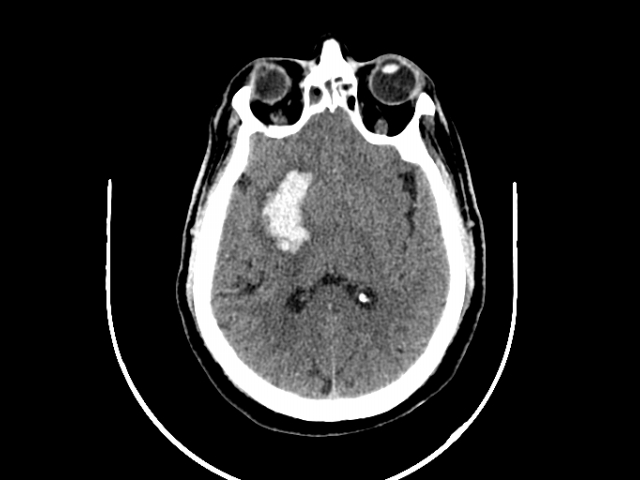
#> input picture b.JPEG, 640 x 480 px, given as the content of the folder C:/Users/Hp/Desktop/new paper/original_img, which was not available
$ python OnMulti.py   (older library calls are emulated)
#> lines starting #> are read from the running program, lines starting #| are printed output that depends on the picture; after the words box and inside, x2 and y2 are one past the last pixel; in counts of white or black regions, pixels touching at a corner belong together; pictures that were not available may be replaced by others from this repository, and a replacement may not be noted
import cv2,os,glob,sklearn,argparse,imutils,pywt,pywt.data
import numpy as np
from matplotlib import pyplot as plt
from math import log10, sqrt
from sklearn import metrics
from skimage.measure import compare_ssim


def PSNR(original, compressed):
    mse = np.mean((original - compressed) ** 2)
    if(mse == 0):  # MSE is zero means no noise is present in the signal .
                  # Therefore PSNR have no importance.
        return 100
    max_pixel = 255.0
    psnr = 20 * log10(max_pixel / sqrt(mse))
    return psnr

#READ IMAGES
img_dir = r"C:/Users/Hp/Desktop/new paper/original_img"
data_path = os.path.join(img_dir,'*g')
files = glob.glob(data_path)
data = []
for f1 in files:
    img = cv2.imread(f1,1)
#> img is the input picture: shape (480, 640, 3); min 0, max 255, mean 42.9
    data.append(img)

wave=[]
for f1 in files:
    img = cv2.imread(f1,0)
#> img: shape (480, 640); min 0, max 255, mean 42.9
    wave.append(img)
#APPLY
img_dir_c = r"C:/Users/Hp/Desktop/new paper/generated_img"
p=f'canny_img.jpg'
p=((img_dir_c+'/')+p)
cannylist=[]

p1='sobel_8u.jpg'
p1=((img_dir_c+'/')+p1)

p2='sobelx8u.jpg'
p2=((img_dir_c+'/')+p2)
sx8u=[]
s8u=[]

mae=[]
psnr=[]
ssi=[]

mae_c8=[]
psnr_c8=[]
ssi_c8=[]

mae_c64=[]
psnr_c64=[]
ssi_c64=[]

i=0
for f1 in data:
    #Canny APPLIED---------------------------------------------
    edges_Canny = cv2.cv2.Canny(f1,100,200)
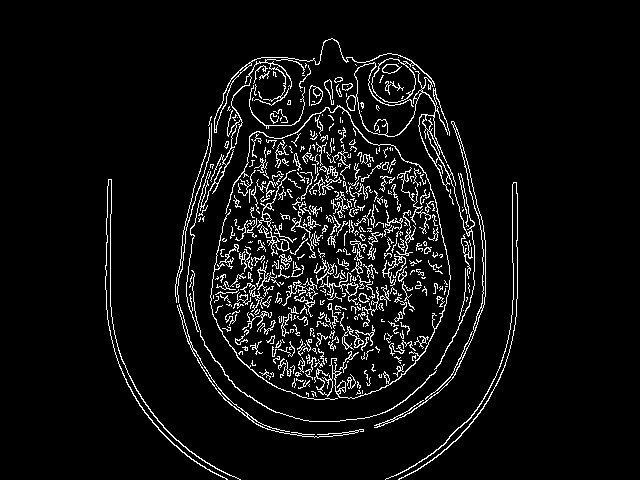
#> edges_Canny: shape (480, 640); 6.2% white in thin lines or dots, all inside (x1, y1, x2, y2) = (105, 38, 518, 480)

    #SOBEL APPLIED---------------------------------------------
    sobelx8u = cv2.Sobel(f1,cv2.CV_8U,1,0,ksize=1)

    #SOBEL64f APPLIED------------------------------------------
    sobelx64f = cv2.Sobel(f1,cv2.CV_64F,1,0,ksize=1)
    abs_sobel64f = np.absolute(sobelx64f)
    sobel_8u = np.uint8(abs_sobel64f)
    sobel_8u = cv2.Sobel(sobel_8u,cv2.CV_8U,1,0,ksize=1)
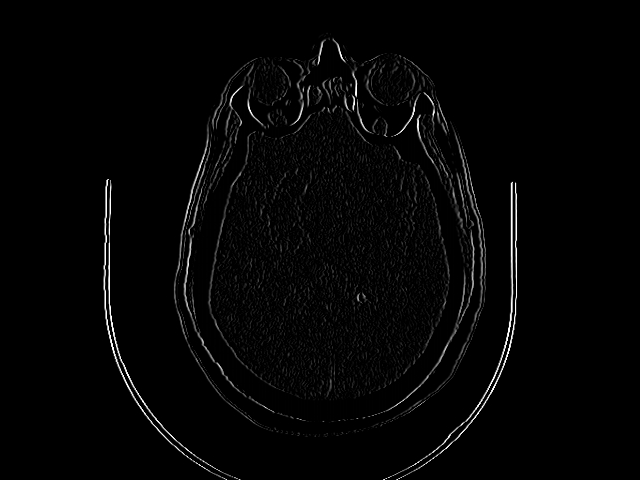
#> sobel_8u: shape (480, 640, 3); min 0, max 255, mean 4.9

    #append to list -------------------------------------------
    cannylist.append(edges_Canny)
    sx8u.append(sobelx8u)
    s8u.append(sobel_8u)

    #SAVE_IMAGE------------------------------------------------
    cv2.imwrite(p,cannylist[i])
    cv2.imwrite(p1,s8u[i])
    cv2.imwrite(p2,sx8u[i])

    #READ_IMAGE------------------------------------------------
    cannylist_img = cv2.imread(r"C:/Users/Hp/Desktop/new paper/generated_img/canny_img.jpg",0)
#> cannylist_img: shape (480, 640); min 0, max 255, mean 16
    s8u_img = cv2.imread(r"C:/Users/Hp/Desktop/new paper/generated_img/sobel_8u.jpg",0)
#> s8u_img: shape (480, 640); min 0, max 255, mean 5
    sx8u_img = cv2.imread(r"C:/Users/Hp/Desktop/new paper/generated_img/sobelx8u.jpg",0)
#> sx8u_img: shape (480, 640); min 0, max 255, mean 4.5

    '''#3D TO 2D------------------------------------------------- above change 0 to 1
    a1,a2,a3=cannylist_img.shape
    cannylist_img=cannylist_img.reshape(a1,(a2*3))

    b1,b2,b3=s8u_img.shape
    s8u_img=s8u_img.reshape(b1,(b2*3))

    b1,b2,b3=sx8u_img.shape
    sx8u_img=sx8u_img.reshape(b1,(b2*3))'''

    #Plot----------------------------------------------------
    plt.figure(figsize=(12, 3))

    plt.subplot(1,4,1),plt.imshow(f1,cmap = 'binary')
    plt.title('Original'), plt.xticks([]), plt.yticks([])
    plt.subplot(1,4,2),plt.imshow(edges_Canny,cmap = 'gray')
    plt.title('Canny'), plt.xticks([]), plt.yticks([])
    plt.subplot(1,4,3),plt.imshow(sobel_8u,cmap = 'gray')
    plt.title('Sobel 64f'), plt.xticks([]), plt.yticks([])
    plt.subplot(1,4,4),plt.imshow(sobelx8u,cmap = 'gray')
    plt.title('Sobel (normal)'), plt.xticks([]), plt.yticks([])
    plt.show()


    #CALCULATE ERRORS------------------------------------------


    # canny sobel64f
    value = PSNR(s8u_img, cannylist_img)
#> in PSNR, `mse = np.mean((original - compressed) ** 2)`: mse = 12.42
#> in PSNR, `psnr = 20 * log10(max_pixel / sqrt(mse))`: psnr = 37.19
#> value = 37.19
    psnr_c64.append(value)
    mae_c64.append(metrics.mean_absolute_error(s8u_img,cannylist_img))
    (score, diff) = compare_ssim(s8u_img, cannylist_img, full=True)
#> score = 0.667
    diff = (diff * 255).astype("uint8")
    ssi_c64.append(score*100)


    #canny sobel
    value = PSNR(sx8u_img, cannylist_img)
#> value = 37.25
    psnr_c8.append(value)
    mae_c8.append(metrics.mean_absolute_error(sx8u_img,cannylist_img))
    (score, diff) = compare_ssim(sx8u_img, cannylist_img, full=True)
#> score = 0.706
    diff = (diff * 255).astype("uint8")
    ssi_c8.append(score*100)


    #sobel sobel
    value = PSNR(s8u_img, sx8u_img)
#> value = 35.82
    psnr.append(value)
    mae.append(metrics.mean_absolute_error(s8u_img,sx8u_img))
    (score, diff) = compare_ssim(s8u_img,sx8u_img, full=True)
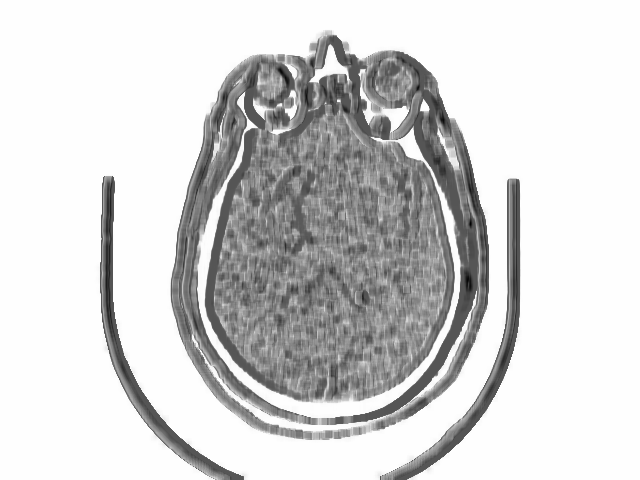
#> diff: shape (480, 640) float64; min -0.504, max 1, mean 0.743; drawn with min black and max white
#> score = 0.738
    diff = (diff * 255).astype("uint8")
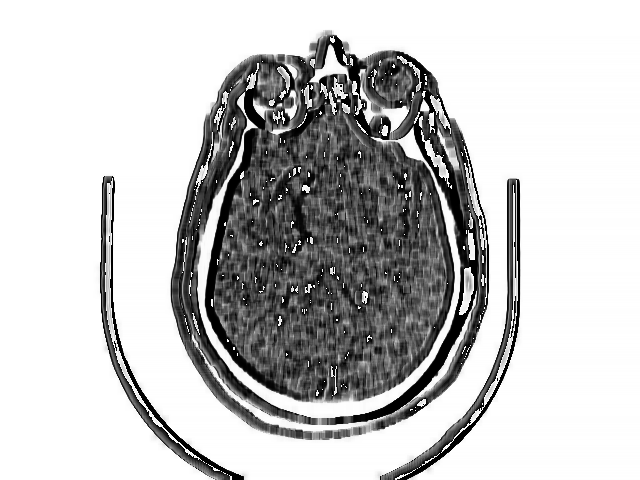
#> diff: shape (480, 640); min 0, max 255, mean 195.3
    ssi.append(score*100)


    #Plot Bar Graph---------------------------------------------------

    langs = ['Canny-Sobel 64f', 'Canny-Sobel(normal)', 'Sobel-Sobel64f']
    students = [mae_c64[i],mae_c8[i],mae[i]]
#> students = [18.76, 16.23, 6.44]
    plt.bar(langs,students)
    plt.title("Mean Absolute Error")
    plt.ylabel("MAE Values")
    plt.show()
#> figure, not shown here; tallest bar 18.76 high, from x = -0.4 to 0.4


    langs = ['Canny-Sobel 64f', 'Canny-Sobel(normal)', 'Sobel-Sobel64f']
    students = [psnr_c64[i],psnr_c8[i],psnr[i]]
#> students = [37.19, 37.25, 35.82]
    plt.bar(langs,students)
    plt.title("PSNR")
    plt.ylabel("PSNR Values")
    plt.show()
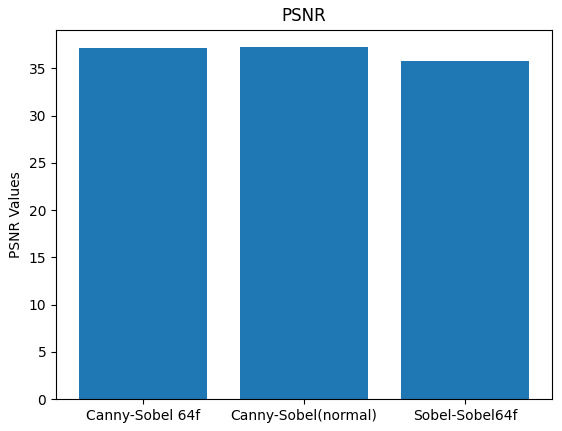
#> figure drawn by matplotlib, 1 panel; tallest bar 37.25 high, from x = 0.6 to 1.4


    langs = ['Canny-Sobel 64f', 'Canny-Sobel(normal)', 'Sobel-Sobel64f']
    students = [ssi_c64[i],ssi_c8[i],ssi[i]]
#> students = [66.72, 70.58, 73.82]
    plt.bar(langs,students)
    plt.title("Structure Similarity Index")
    plt.ylabel("SSI Values")
    plt.show()
#> figure, not shown here; tallest bar 73.82 high, from x = 1.6 to 2.4


    #Wavelet Domain-----------------------------------------------------

    titles = ['Approximation', ' Horizontal detail',
              'Vertical detail', 'Diagonal detail']
    coeffs2 = pywt.dwt2(wave[i], 'bior1.3')
    LL, (LH, HL, HH) = coeffs2
    fig = plt.figure(figsize=(12, 3))
    plt.title("Wavelet on Original Image")
    for i, a in enumerate([LL, LH, HL, HH]):
        ax = fig.add_subplot(1, 4, i + 1)
        ax.imshow(a, interpolation="nearest", cmap=plt.cm.gray)
        ax.set_title(titles[i], fontsize=10)
        ax.set_xticks([])
        ax.set_yticks([])
#> this loop made 4 passes

    fig.tight_layout()
    plt.show()


    #ON CANNY
    coeffs2 = pywt.dwt2(cannylist_img, 'bior1.3')
    LL, (LH, HL, HH) = coeffs2
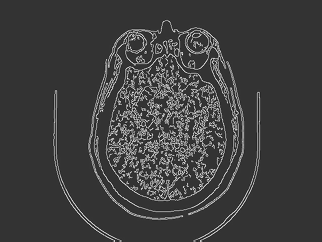
#> LL: shape (242, 322) float64; min -137.4, max 539.6, mean 31.6; drawn with min black and max white
    fig = plt.figure(figsize=(12, 3))
    plt.title("Wavelet on Canny Image")
    for i, a in enumerate([LL, LH, HL, HH]):
        ax = fig.add_subplot(1, 4, i + 1)
        ax.imshow(a, interpolation="nearest", cmap=plt.cm.gray)
        ax.set_title(titles[i], fontsize=10)
        ax.set_xticks([])
        ax.set_yticks([])

    fig.tight_layout()
    plt.show()


    #ON SOBEL64f
    coeffs2 = pywt.dwt2(s8u_img, 'bior1.3')
    LL, (LH, HL, HH) = coeffs2
    fig = plt.figure(figsize=(12, 3))
    plt.title("Wavelet on SOBEL64f Image")
    for i, a in enumerate([LL, LH, HL, HH]):
        ax = fig.add_subplot(1, 4, i + 1)
        ax.imshow(a, interpolation="nearest", cmap=plt.cm.gray)
        ax.set_title(titles[i], fontsize=10)
        ax.set_xticks([])
        ax.set_yticks([])

    fig.tight_layout()
    plt.show()


    #ON SOBEL
    coeffs2 = pywt.dwt2(sx8u_img, 'bior1.3')
    LL, (LH, HL, HH) = coeffs2
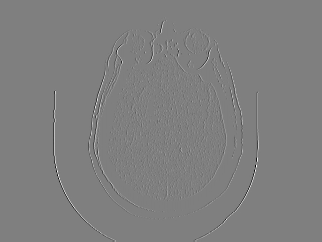
#> HL: shape (242, 322) float64; min -259.6, max 259.8, mean 0; drawn with min black and max white
    fig = plt.figure(figsize=(12, 3))
    plt.title("Wavelet on SOBEL(normal) Image")
    for i, a in enumerate([LL, LH, HL, HH]):
        ax = fig.add_subplot(1, 4, i + 1)
        ax.imshow(a, interpolation="nearest", cmap=plt.cm.gray)
        ax.set_title(titles[i], fontsize=10)
        ax.set_xticks([])
        ax.set_yticks([])

    fig.tight_layout()
    plt.show()


    i+=1
#> i = 4
